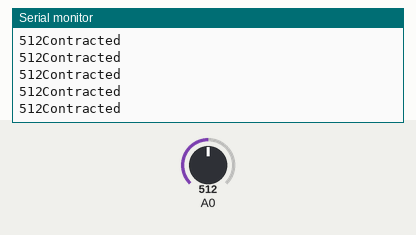
A sketch run on a simulated Arduino Uno, built with avr-gcc and run on an emulated ATmega328P. Parts: the last lines printed to the serial monitor. The test bench sets the inputs (shaded band); at power-on: A0 = 512.

Above: at 1.2 s.
1.3 s: A0 set to 418
At 1.9 s:
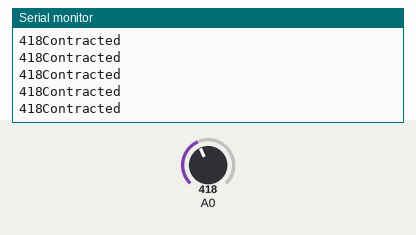
4.3 s: A0 set to 387
At 5.4 s:
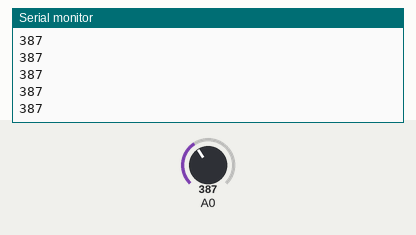
9.2 s: A0 set to 983
At 9.9 s:
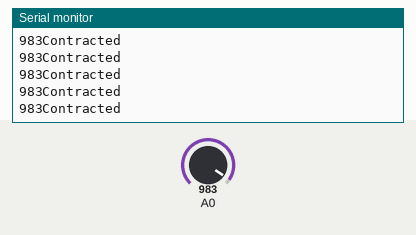
10.7 s: A0 set to 1008
At 11.6 s:
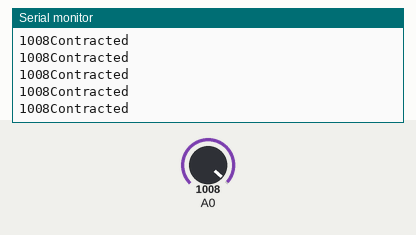
Timing chart, 0 to 13.7 s (numbered marks = the images above; inputs shaded):
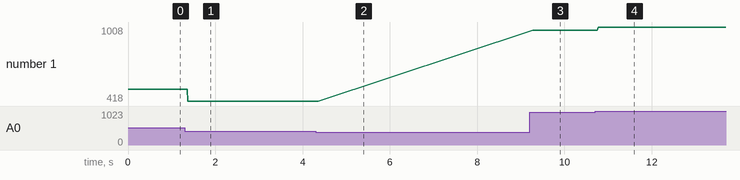

Measured:
- the behaviour switches between 401 and 400 on A0 (found by bisection; images 1 and 2)
- after the input at 1.3 s, the serial monitor: prints a new line after 0.07 s (image 1)
- after the input at 4.3 s, the serial monitor: prints a new line after 0.07 s (image 2)
- after the input at 9.2 s, the serial monitor: prints a new line after 0.07 s (image 3)
- after the input at 10.7 s, the serial monitor: prints a new line after 0.07 s (image 4)
- plotted number 1: 512 → 418 after the input at 1.3 s, 418 → 983 after the input at 9.2 s, 983 → 1008 after the input at 10.7 s

The sketch:

basicPass.ino
```cpp
int threshold = 400;

void setup(){

	Serial.begin(9600);

}

void loop(){

	int signal = analogRead(A0);
	Serial.print(signal);

	if(signal > threshold){
		Serial.println("Contracted");
	}else{
		Serial.println("");
	}

}
```
